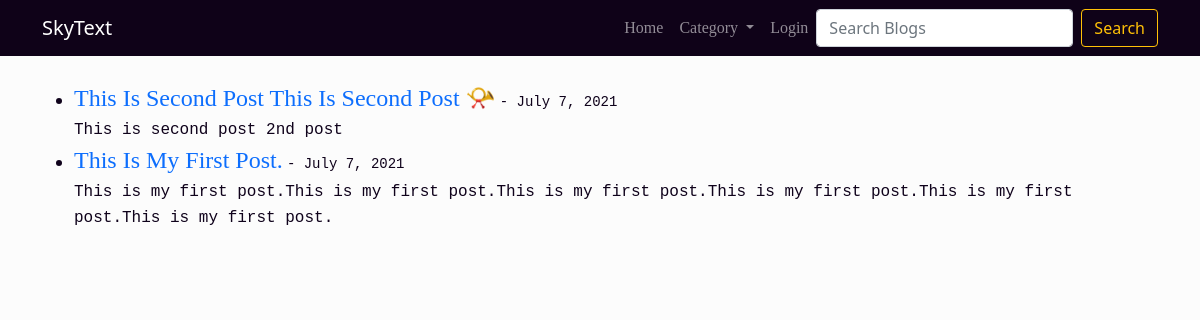
The page / on the database its author committed.
### home/models.py (models this page shows, shortened)
class Blog(models.Model):
    title = models.CharField(max_length=250)
    title_tag = models.CharField(max_length=100)
    content_tag = models.TextField()
    content = models.TextField()
    category = models.CharField(max_length=250)
    created_on = models.DateTimeField(default=datetime.now())
    author = models.ForeignKey(User, on_delete=models.CASCADE)
    views = models.IntegerField(default=0)
    published_status = models.BooleanField(default=True)
    class Meta:
        verbose_name_plural = 'Blogs'

### home/views.py (the view)
# urls.py: path('', views.home, name='home'),
def home(request):
    blogs = Blog.objects.all().order_by('-created_on')
    return render(request, 'home.html', {'blogs':blogs})

### home/templates/home.html
{% extends 'base.html' %}
{% block content %}
<ul class='list-type'>
    {% for blog in blogs %}
        {% if blog.published_status %}
        <li>
            <a href="{% url 'textblog' pk=blog.pk date=blog.created_on.date %}">{{blog.title | safe}}</a> <tt><small>-
                    {{blog.created_on.date}}</small> <br> {{blog.content_tag | safe}}</tt>
        </li>
        {% endif %}
    {% endfor %}
</ul>
{% endblock content %}

### home/templates/base.html (style rules this page uses)
body { color: rgb(15, 2, 27); background-color: #fcfcfc; }
ul a { font-family: 'Lora', serif; text-transform: capitalize; }
.list-type li a { text-decoration: none; font-size: x-large; }

### rows shown on the page
Blog: title "This Is Second Post This Is Second Post 📯", created_on "July 7, 2021", content_tag "This is second post 2nd post"
Blog: title "This Is My First Post.", created_on "July 7, 2021", content_tag "This is my first post.This is my first post.This is my first post.This is my first post.This is my first post.This is my first post."
